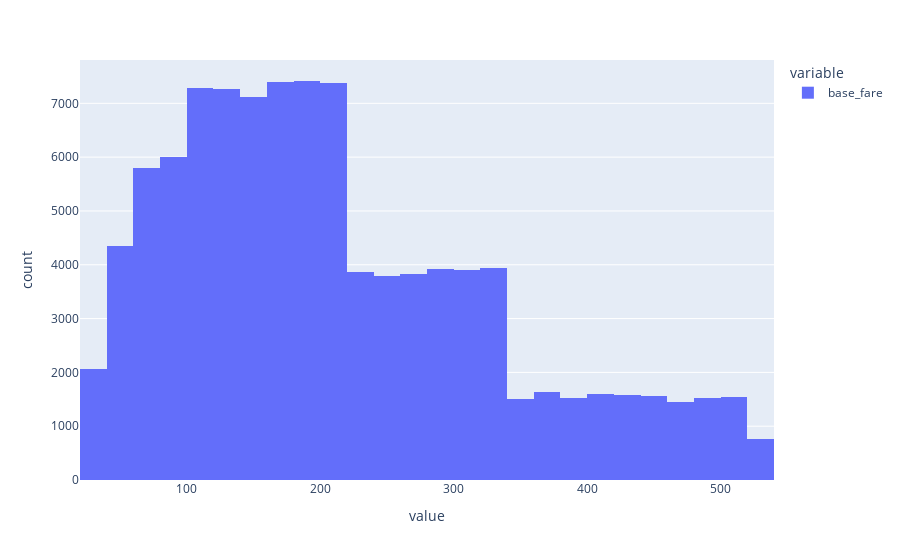
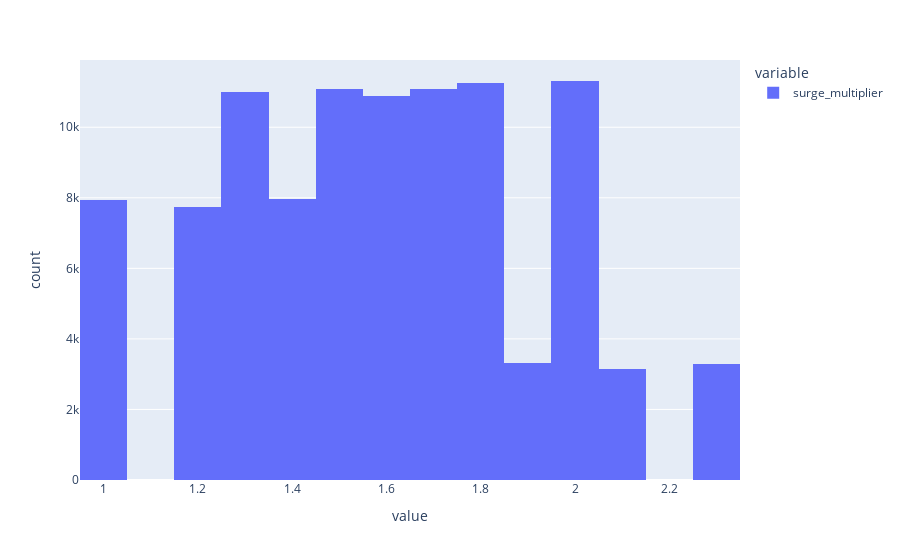
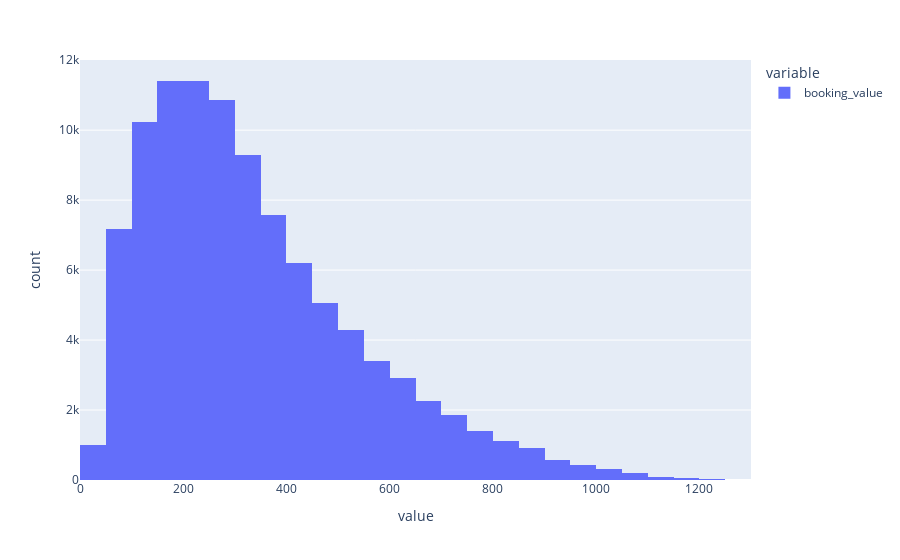

These figures' notebook cell, in order:
### Markdown cell above
<h1><b>EDA</b></h1>

### Code cell
import plotly.express as px

fig = px.histogram(bookings_df["base_fare"], nbins=50)
fig.show()

fig = px.histogram(bookings_df["surge_multiplier"])
fig.show()

fig = px.histogram(bookings_df["booking_value"], nbins=50)
fig.show()

### Figure 1 — Plotly figure (JSON) as saved in the notebook; plotly's stock layout.template omitted (floating-point values rounded to 4 significant figures; data arrays with more than 128 entries replaced by an {"elided": "..."} marker saying what was removed)
{"data": [{"bingroup": "x", "hovertemplate": "variable=base_fare<br>value=%{x}<br>count=%{y}<extra></extra>", "legendgroup": "base_fare", "marker": {"color": "#636efa", "pattern": {"shape": ""}}, "name": "base_fare", "nbinsx": 50, "orientation": "v", "showlegend": true, "type": "histogram", "x": {"elided": "100000 float values"}, "xaxis": "x", "yaxis": "y"}], "layout": {"barmode": "relative", "legend": {"title": {"text": "variable"}, "tracegroupgap": 0}, "margin": {"t": 60}, "xaxis": {"anchor": "y", "domain": [0, 1], "title": {"text": "value"}}, "yaxis": {"anchor": "x", "domain": [0, 1], "title": {"text": "count"}}}}

### Figure 2 — Plotly figure (JSON) as saved in the notebook; plotly's stock layout.template omitted (floating-point values rounded to 4 significant figures; data arrays with more than 128 entries replaced by an {"elided": "..."} marker saying what was removed)
{"data": [{"bingroup": "x", "hovertemplate": "variable=surge_multiplier<br>value=%{x}<br>count=%{y}<extra></extra>", "legendgroup": "surge_multiplier", "marker": {"color": "#636efa", "pattern": {"shape": ""}}, "name": "surge_multiplier", "orientation": "v", "showlegend": true, "type": "histogram", "x": {"elided": "100000 float values"}, "xaxis": "x", "yaxis": "y"}], "layout": {"barmode": "relative", "legend": {"title": {"text": "variable"}, "tracegroupgap": 0}, "margin": {"t": 60}, "xaxis": {"anchor": "y", "domain": [0, 1], "title": {"text": "value"}}, "yaxis": {"anchor": "x", "domain": [0, 1], "title": {"text": "count"}}}}

### Figure 3 — Plotly figure (JSON) as saved in the notebook; plotly's stock layout.template omitted (floating-point values rounded to 4 significant figures; data arrays with more than 128 entries replaced by an {"elided": "..."} marker saying what was removed)
{"data": [{"bingroup": "x", "hovertemplate": "variable=booking_value<br>value=%{x}<br>count=%{y}<extra></extra>", "legendgroup": "booking_value", "marker": {"color": "#636efa", "pattern": {"shape": ""}}, "name": "booking_value", "nbinsx": 50, "orientation": "v", "showlegend": true, "type": "histogram", "x": {"elided": "100000 float values"}, "xaxis": "x", "yaxis": "y"}], "layout": {"barmode": "relative", "legend": {"title": {"text": "variable"}, "tracegroupgap": 0}, "margin": {"t": 60}, "xaxis": {"anchor": "y", "domain": [0, 1], "title": {"text": "value"}}, "yaxis": {"anchor": "x", "domain": [0, 1], "title": {"text": "count"}}}}
